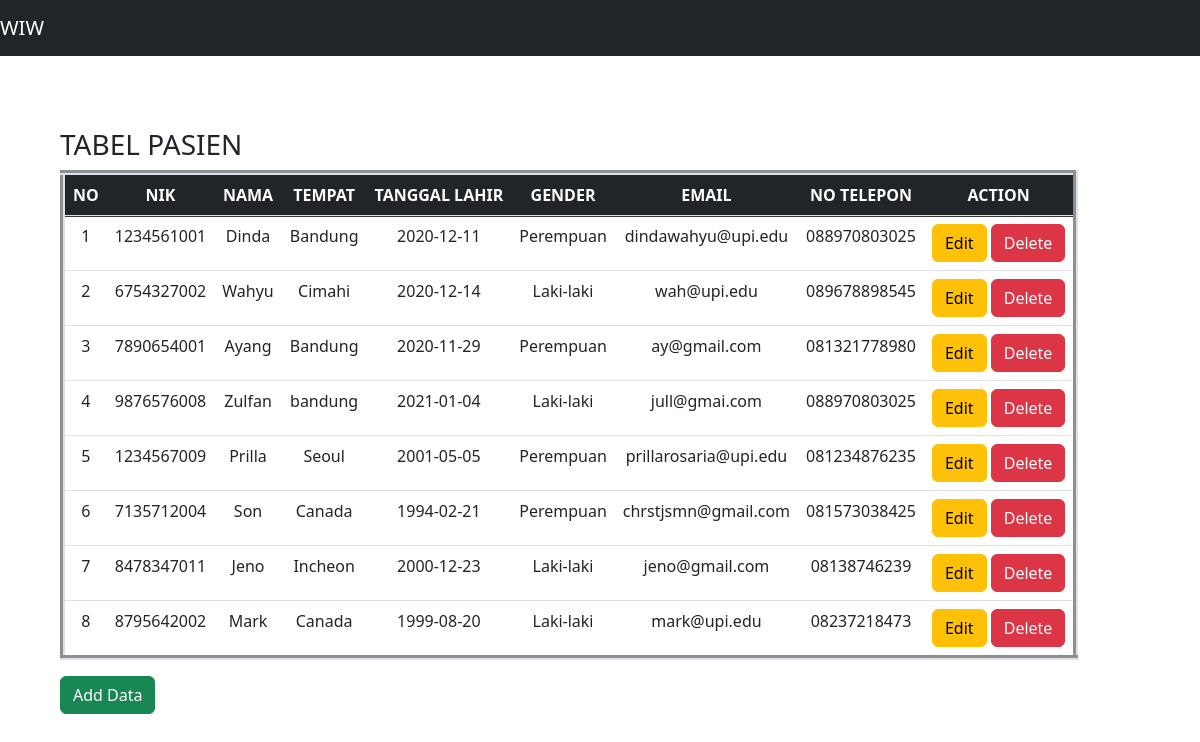
The page / on the database its author committed.
### tables this page shows
CREATE TABLE `pasien` (
  `id` int(11) NOT NULL,
  `nik` varchar(100) NOT NULL,
  `nama` varchar(100) NOT NULL,
  `tempat` varchar(100) NOT NULL,
  `tl` varchar(100) NOT NULL,
  `gender` varchar(10) NOT NULL,
  `email` varchar(100) NOT NULL,
  `telp` varchar(100) NOT NULL
);

### presenter/ProsesPasien.php (called while the page is built, shortened)
<?php
class ProsesPasien implements KontrakPresenter
{
	private $tabelpasien;
	private $data = [];
	function __construct() {
		try {
			$db_host = "localhost";
			$db_user = "root";
			$db_password = "";
			$db_name = "mvp_01";
			$this->tabelpasien = new TabelPasien($db_host, $db_user, $db_password, $db_name);
			$this->data = array();
		} catch (Exception $e) {
			echo "wiw error" . $e->getMessage();
		}
	}
	function prosesDataPasien() {
		try {
			$this->tabelpasien->open();
			$this->tabelpasien->getPasien();
			while ($row = $this->tabelpasien->getResult()) {
				$this->data[] = $row;
			}
		} catch (Exception $e) {
			echo "wiw error part 2" . $e->getMessage();
		}
	}
	function getId($i)
	{
		return $this->data[$i]['id'];
	}
	function getNik($i)
	{
		return $this->data[$i]['nik'];
	}
	function getNama($i)
	{
		return $this->data[$i]['nama'];
	}
	function getTempat($i)
	{
		return $this->data[$i]['tempat'];
	}
	function getTl($i)
	{
		return $this->data[$i]['tl'];
	}
	function getGender($i)
	{
		return $this->data[$i]['gender'];
	}
	function getEmail($i)
	{
		return $this->data[$i]['email'];
	}
	function getTelp($i)
	{
		return $this->data[$i]['telp'];
	}
	function getSize()
	{
		return sizeof($this->data);
	}
}

### index.php (called while the page is built, shortened)
<?php
include("model/Template.class.php");
include("model/DB.class.php");
include("view/TampilPasien.php");
$tp = new TampilPasien();
$data = $tp->tampil();

### model/DB.class.php (called while the page is built, shortened)
<?php
class DB
{
	var $db_host = '';
	var $db_user = '';
	var $db_password = '';
	var $db_name = '';
	var $db_link = '';
	function __construct($db_host = '', $db_user = '', $db_password = '', $db_name = '')
	{
		$this->db_host = $db_host;
		$this->db_user = $db_user;
		$this->db_password = $db_password;
		$this->db_name = $db_name;
	}
	function open()
	{
		$this->db_link = mysqli_connect($this->db_host, $this->db_user, $this->db_password, $this->db_name);
	}
	function execute($query = "")
	{
		$this->result = mysqli_query($this->db_link, $query);
		return $this->result;
	}
}

### model/TabelPasien.class.php (called while the page is built, shortened)
<?php
class TabelPasien extends DB
{
	function getPasien()
	{
		$query = "SELECT * FROM pasien";
		return $this->execute($query);
	}
}

### view/TampilPasien.php (the view, shortened to what this page needs)
<?php
include("presenter/ProsesPasien.php");
class TampilPasien implements KontrakView
{
	private $prosespasien;
	function __construct() {
		$this->prosespasien = new ProsesPasien();
	}
	function tampil()
	{
		$this->prosespasien->ProsesDataPasien();
		$data = null;
		for ($i = 0; $i < $this->prosespasien->getSize(); $i++) {
			$no = $i + 1;
			$data .= "<tr>
			<td>" . $no . "</td>
			<td>" . $this->prosespasien->getNik($i) . "</td>
			<td>" . $this->prosespasien->getNama($i) . "</td>
			<td>" . $this->prosespasien->getTempat($i) . "</td>
			<td>" . $this->prosespasien->getTl($i) . "</td>
			<td>" . $this->prosespasien->getGender($i) . "</td>
			<td>" . $this->prosespasien->getEmail($i) . "</td>
			<td>" . $this->prosespasien->getTelp($i) . "</td>
			<td> <a class='btn btn-warning' href='./routes/edit.php?id=" . $this->prosespasien->getId($i) . "'>Edit</a>
				<a class='btn btn-danger' href='./routes/delete.php?id=" . $this->prosespasien->getId($i) . "'>Delete</a> </td>";
		}
	}
}

### model/Template.class.php (shortened to what this page needs)
<?php
class Template{
	var $content = '';
	function __construct($filename = ''){
		$this->content = implode('', @file($filename));
	}
	function clear(){
		$this->content = preg_replace("/DATA_[A-Z|_|0-9]+/", "", $this->content);
	}
	function write(){
		print $this->content;
	}
	function replace($old = '', $new = ''){
		if(is_int($new)){
			$value = sprintf("%d", $new);
		}elseif(is_float($new)){
			$value = sprintf("%f", $new);
		}elseif(is_array($new)){
			$value = '';
			foreach( $new as $item){
				$value .= $item. '';
			}
		}else{
			$value = $new;
		}
		$this->content = preg_replace("/$old/",  $value, $this->content);
	}
}

### rows shown on the page
pasien: no "1", nik "1234561001", nama "Dinda", tempat "Bandung", tl "2020-12-11", gender "Perempuan", email "dindawahyu@upi.edu", telp "088970803025"
pasien: no "2", nik "6754327002", nama "Wahyu", tempat "Cimahi", tl "2020-12-14", gender "Laki-laki", email "wah@upi.edu", telp "089678898545"
pasien: no "3", nik "7890654001", nama "Ayang", tempat "Bandung", tl "2020-11-29", gender "Perempuan", email "ay@gmail.com", telp "081321778980"
pasien: no "4", nik "9876576008", nama "Zulfan", tempat "bandung", tl "2021-01-04", gender "Laki-laki", email "jull@gmai.com", telp "088970803025"
pasien: no "5", nik "1234567009", nama "Prilla", tempat "Seoul", tl "2001-05-05", gender "Perempuan", email "prillarosaria@upi.edu", telp "081234876235"
pasien: no "6", nik "7135712004", nama "Son", tempat "Canada", tl "1994-02-21", gender "Perempuan", email "chrstjsmn@gmail.com", telp "081573038425"
pasien: no "7", nik "8478347011", nama "Jeno", tempat "Incheon", tl "2000-12-23", gender "Laki-laki", email "jeno@gmail.com", telp "08138746239"
pasien: no "8", nik "8795642002", nama "Mark", tempat "Canada", tl "1999-08-20", gender "Laki-laki", email "mark@upi.edu", telp "08237218473"

### other values the page prints
$this->content "WIW TABEL PASIEN NO NIK NAMA TEMPAT TANGGAL LAHIR GENDER EMAIL NO TELEPON ACTION Add Data"
